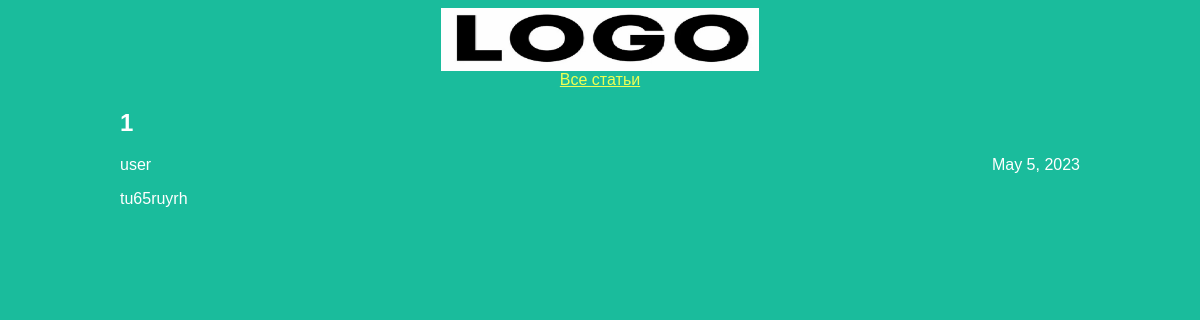
The app's page /article/1 with its own data.
### articles/models.py (models this page shows, shortened)
class Article(models.Model):
    title = models.CharField(max_length=200)
    author = models.ForeignKey(User, on_delete=models.CASCADE)
    text = models.TextField()
    created_date = models.DateField(auto_now_add=True)
    def get_excerpt(self):
        return self.text[:140] + "..." if len(self.text) > 140 else self.text

### articles/views.py (the view)
# urls.py: re_path(r'^article/(?P<article_id>\d+)$', views.get_article, name='get_article'),
def get_article(request, article_id):
  try:
    post = Article.objects.get(id=article_id)
    return render(request, 'article.html', {"post": post})
  except Article.DoesNotExist:
    raise Http404

### articles/templates/article.html (shortened to what this page needs)
<!DOCTYPE html>
<html>
  <head>
    <link rel="stylesheet" href="{{ STATIC_URL }}/static/article1.css">
  </head>
  <body>
        <div class="header">
            <img src="{{ STATIC_URL }}/static/img/logo.png" alt="My image"/>
            <a class="link" href="http://127.0.0.1:8000/test/">Все статьи</a>
        </div>
        <div class="article">
            <div class="one-post">
               <h2 class="post-title">{{ post.title }}</h2>
               <div class="article-info">
                  <div class="article-author">{{ post.author.username }}</div>
                  <div class="article-created-date">{{ post.created_date }}</div>
                </div>
                <p class="article-text">{{ post.get_excerpt }}</p>
            </div>
        </div>
  </body>
</html>

### articles/static/article1.css (style rules this page uses)
body { background: #1abc9c; font-family: Tahoma, Arial, sans-serif; color: #ffffff; }
.header img { display: block; width: 318px; margin-left: auto; margin-right: auto; }
.article { width: 960px; margin-left: auto; margin-right: auto; }
.article-author { width: 50%; float: left; }
.article-created-date { text-align: right; }
.link { color: #eeff54; }

### articles/templates/article.html (style rules this page uses)
.header { text-align: center; }

### records on screen
Article: title "1", author.username "user", created_date "May 5, 2023", get_excerpt "tu65ruyrh"
